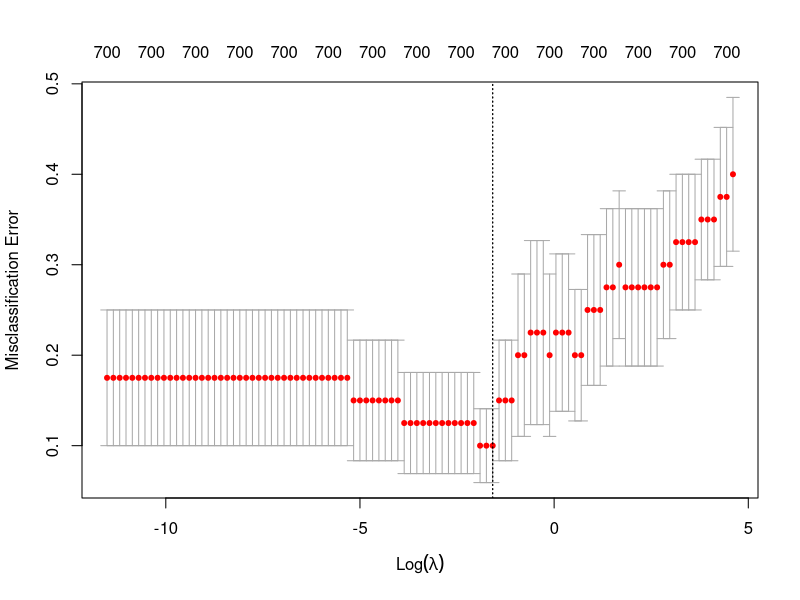
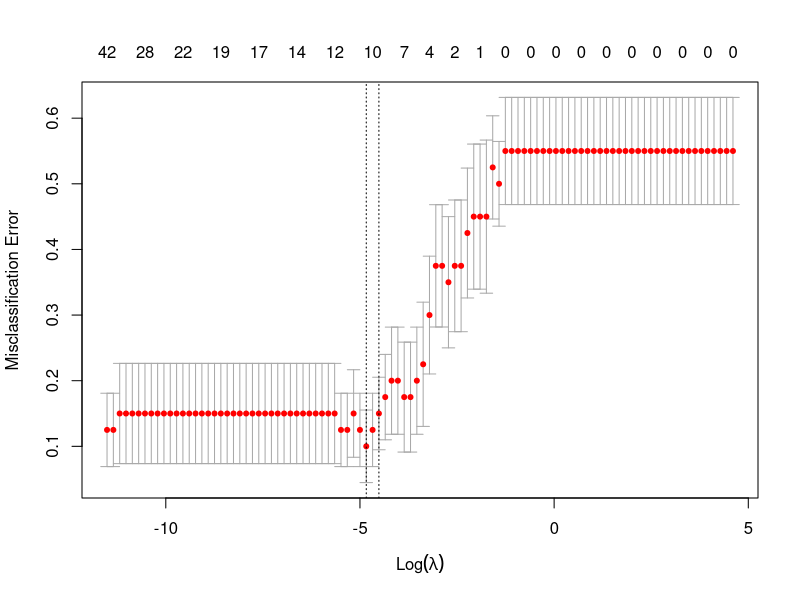

The R source for these figures, in order: (Note: this script raises an error after producing the figures.)
#Ex.3: Regularization

set.seed(2019)

#Libraries -----------------------------------------------------------
library(glmnet) #Ridge and Lasso regression

#Load data-------------------------------------------------------------
setwd("/Users/cuauhtemoc/Documents/Machine Learning Course")
xtrain <- read.csv('data/Tut4CookieXTraining.csv',header = TRUE, sep = ',')
ytrain <- read.csv('data/Tut4CookieYTraining.csv',header = FALSE,sep = ',')
xtest <- read.csv('data/Tut4CookieXTtest.csv',header = TRUE,sep = ',')
ytest <- read.csv('data/Tut4CookieYTest.csv',header = FALSE,sep = ',')

#Transform to classification problem 
avg<- mean(ytrain$V1)
ytrain$V1[ytrain$V1<avg] <-0
ytrain$V1[ytrain$V1>avg] <-1
ytest$V1[ytest$V1<avg] <-0
ytest$V1[ytest$V1>avg] <-1

#Step 1) Check factor variables
ytest <- as.factor(ytest$V1)
ytrain <- as.factor(ytrain$V1)

#Case p>>n!!! Needs regularisation techniques!
p=ncol(xtrain)   #700 covariates!!!!!!
n=nrow(xtrain)   #40 samples   

################################################################################
#3.1 Preparation for glmnet package

#Ridge regression with GLMNET
library(glmnet)

#Necessary transformation for GLMNET 
xtrain = as.matrix(xtrain)
xtest = as.matrix(xtest)

#Lambdas to try
lambda.grid = 10^seq( -5, 2,length=100)

################################################################################
#3.2 Ridge Logistic Regression

#To do: Implement Ridge Logistic Regression for the cookies dataset

#Use cv.glmnet to choose best lambda, alpha=0 -> ridge, type.measure = class
ridge.cv = cv.glmnet(xtrain, ytrain, alpha=0,family="binomial",type.measure = "class", nfolds = 10,lambda = lambda.grid) 

#plot the coefficients as a function of lambda plot(ridge.cv)
plot(ridge.cv)

#Predict on the test data set
ridge.predict.test = predict(ridge.cv,newx = xtest, s = 'lambda.min', exact=TRUE,type='class')
#convert prediction to factor
ridge.predict.test = as.factor(ridge.predict.test )

#Confusion matrix
ridge.matrix<-table(ridge.predict.test,ytest)

#Accuracy
ridge.acc<- sum(diag(ridge.matrix))/sum(ridge.matrix)
ridge.acc


################################################################################
#3.3 Lasso Logistic Regression

#To do: Implement Lasso Logistic Regression for the cookies dataset

#Use cv.glmnet to choose best lambda, alpha=1 -> lasso, type.measure = class
lasso.cv = cv.glmnet(xtrain, ytrain, alpha=1,type.measure = "class",family='binomial', nfolds = 10,lambda = lambda.grid) #lasso a=1

#plot the coefficients as a function of lambda plot(ridge.cv)
plot(lasso.cv)

#Predict on the test data set
lasso.predict.test = predict(lasso.cv,newx = xtest, s = 'lambda.min', exact=TRUE,type='class')
#convert prediction to factor
lasso.predict.test = as.factor(lasso.predict.test )

#Confusion matrix
lasso.matrix<-table(lasso.predict.test,ytest)

#Accuracy
lasso.acc<- sum(diag(lasso.matrix))/sum(lasso.matrix)
lasso.acc

################################################################################
#3.4 Calculate accuracy without regularization and compare with Lasso and Ridge
#Tip: predict on ridge.cv and choose s=0

#Predict on the test data set
noreg.predict = predict(ridge.cv,newx = xtest, s = 0, exact=TRUE,type='class')
#convert prediction to factor
noreg.predict.test = as.factor(noreg.predict )

#Confusion matrix
noreg.matrix<-table(noreg.predict.test,ytest)

#Accuracy
noreg.acc<- sum(diag(noreg.matrix))/sum(noreg.matrix)
noreg.acc

#Show results in  barplot
barplot(c(lasso.acc, ridge.acc,noreg.acc),main="MSE on test set", ylab="Accuracy",names.arg=c("Lasso", "Ridge",'NoReg'), ylim = c(0,1))




 


